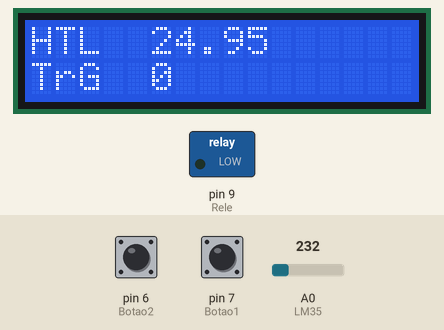
Recording of a sketch running on a simulated Arduino Uno, built with avr-gcc and run on an emulated ATmega328P. Parts: 16×2 character LCD, switched loads named in the sketch (green lamp = pin HIGH). Inputs (shaded band) come from the test bench; at power-on: pin 6 (Botao2) LOW, A0 (LM35) = 232, pin 7 (Botao1) LOW.

Above: at 1.3 s.
1.4 s: pin 6 (Botao2) pulled HIGH for 3.2 s
At 5.1 s:
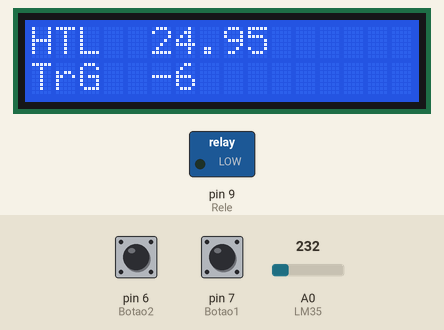
6.1 s: A0 (LM35) set to 250
At 7.8 s:
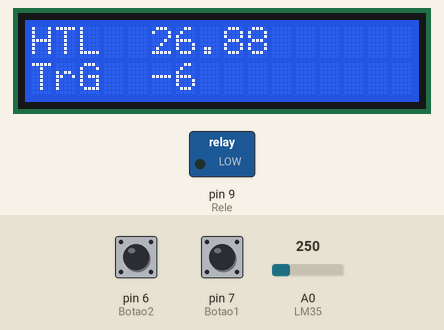
8.3 s: pin 7 (Botao1) pulled HIGH for 0.7 s
At 8.9 s:
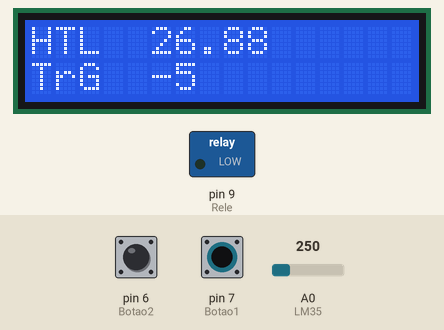
10.5 s: pin 6 (Botao2) pulled HIGH for 1 s
At 12.0 s:
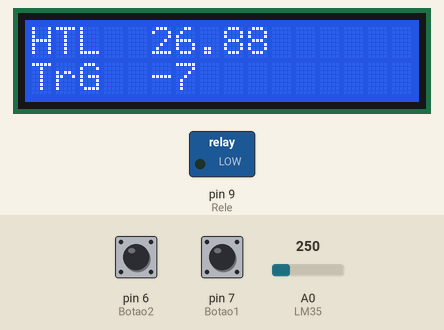
13.0 s: A0 (LM35) set to 266
At 14.6 s:
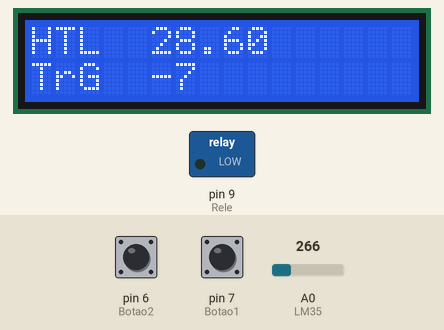
15.1 s: pin 7 (Botao1) pulled HIGH for 1 s
At 17.3 s:
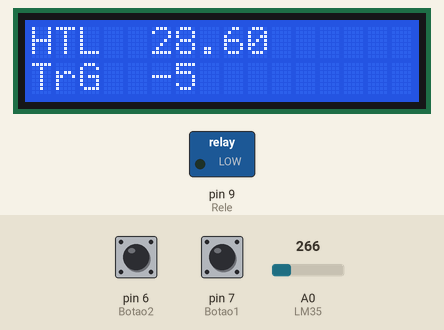
Timing chart, 0 to 18.6 s (numbered marks = the images above; inputs shaded):
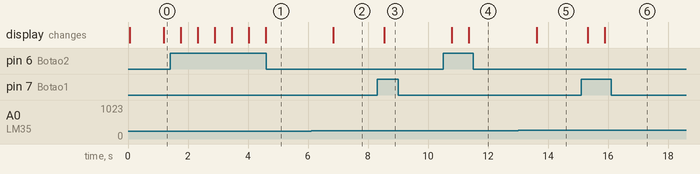

Measured:
- after the input at 1.4 s, the display: first changes after 0.36 s (image 1 shows a later state)
- after the input at 6.1 s, the display: changes after 0.74 s (image 2)
- after the input at 8.3 s, the display: changes after 0.24 s (image 3)
- after the input at 10.5 s, the display: first changes after 0.30 s (image 4 shows a later state)
- after the input at 13.0 s, the display: changes after 0.62 s (image 5)
- after the input at 15.1 s, the display: first changes after 0.22 s (image 6 shows a later state)

The sketch:

contr_temp.ino
```cpp
/*
Desenvolvido por Roberto Caruso
Controle de temperatura
25-04-2017 - um sensor LM35 e um rele
Posteriormente substituir sensor para DS18B20
*/
	//---BIBLIOTECAS
#include <LiquidCrystal.h>
  //---CONSTANTES
const int LM35 = 0;
float temperatura =0;
int ADClido = 0;
LiquidCrystal lcd(12, 11, 5, 4, 3, 2);
int Botao1 = 7;
int Botao2 = 6;
int aumenta, diminui;
int Rele = 9;
int EstadoBotao1, EstadoBotao2 = 0;
int EstadoRele = 0;
int temp_max = 0;
unsigned long previousMillis = 0;
const long interval = 1000;
  //---SETUP
void setup() {
analogReference(INTERNAL);
pinMode(Botao1, INPUT);
pinMode(Botao2, INPUT);
pinMode(Rele, OUTPUT);
}
   //---LOOP
void loop() {
  EstadoBotao1 = digitalRead(Botao1);
  EstadoBotao2 = digitalRead(Botao2);
  //EstadoRele = digitalWrite(Rele);
  ADClido = analogRead(LM35);
   unsigned long currentMillis = millis();
   //Timer para ler o valor da temperatura
  if (currentMillis - previousMillis >= interval)
  {
    temperatura = ADClido * 0.1075268817204301;
    previousMillis = currentMillis;

  }
  if (EstadoBotao1 == HIGH){
    temp_max = temp_max + 1;
  }
  if (EstadoBotao2 == HIGH){
    temp_max = temp_max - 1;
  }
   //---INFO no LCD
   lcd.begin(16, 2);
   lcd.setCursor(0,0);
   lcd.print("HTL");
   lcd.setCursor(5,0);
   lcd.print(temperatura);
   lcd.setCursor(0,1);
   lcd.print("TrG");
   lcd.setCursor(5,1);
   lcd.print(temp_max);
   delay(500);
   //---RELE
   if (temperatura < (temp_max - 0.2)){
   digitalWrite(Rele, HIGH);
   }
     else {
       digitalWrite(Rele, LOW);
   }

}
```
